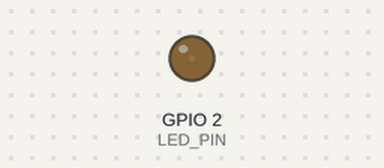
The program below on a simulated ESP32. Shown: output pins drawn as LEDs (lit = HIGH).

Above: at 0.05 s.
At 1.25 s:
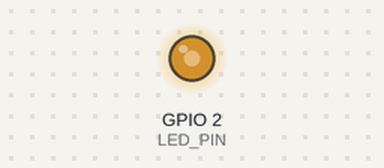
At 1.95 s:
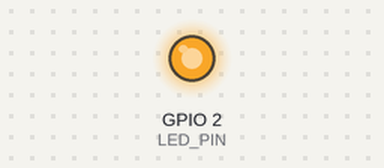
At 3.85 s:
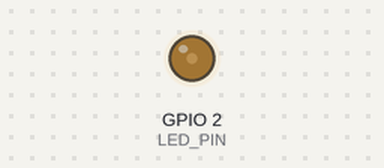
Timing chart, 0 to 6.2 s (numbered marks = the images above):
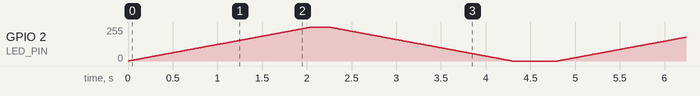

The program:

main.cpp
```cpp
/**
 * VÍ DỤ 1-03: ĐIỀU CHẾ ĐỘ RỘNG XUNG LEDC PWM (BREATHING LED)
 */
#include <Arduino.h>

const int LED_PIN = 2;
const int PWM_CHANNEL = 0;
const int PWM_FREQ = 5000;
const int PWM_RESOLUTION = 8;

void setup() {
    ledcSetup(PWM_CHANNEL, PWM_FREQ, PWM_RESOLUTION);
    ledcAttachPin(LED_PIN, PWM_CHANNEL);
}

void loop() {
    // Tăng dần độ sáng (Fade In)
    for (int duty = 0; duty <= 255; duty++) {
        ledcWrite(PWM_CHANNEL, duty);
        delay(8);
    }
    delay(200);

    // Giảm dần độ sáng (Fade Out)
    for (int duty = 255; duty >= 0; duty--) {
        ledcWrite(PWM_CHANNEL, duty);
        delay(8);
    }
    delay(500);
}
```
